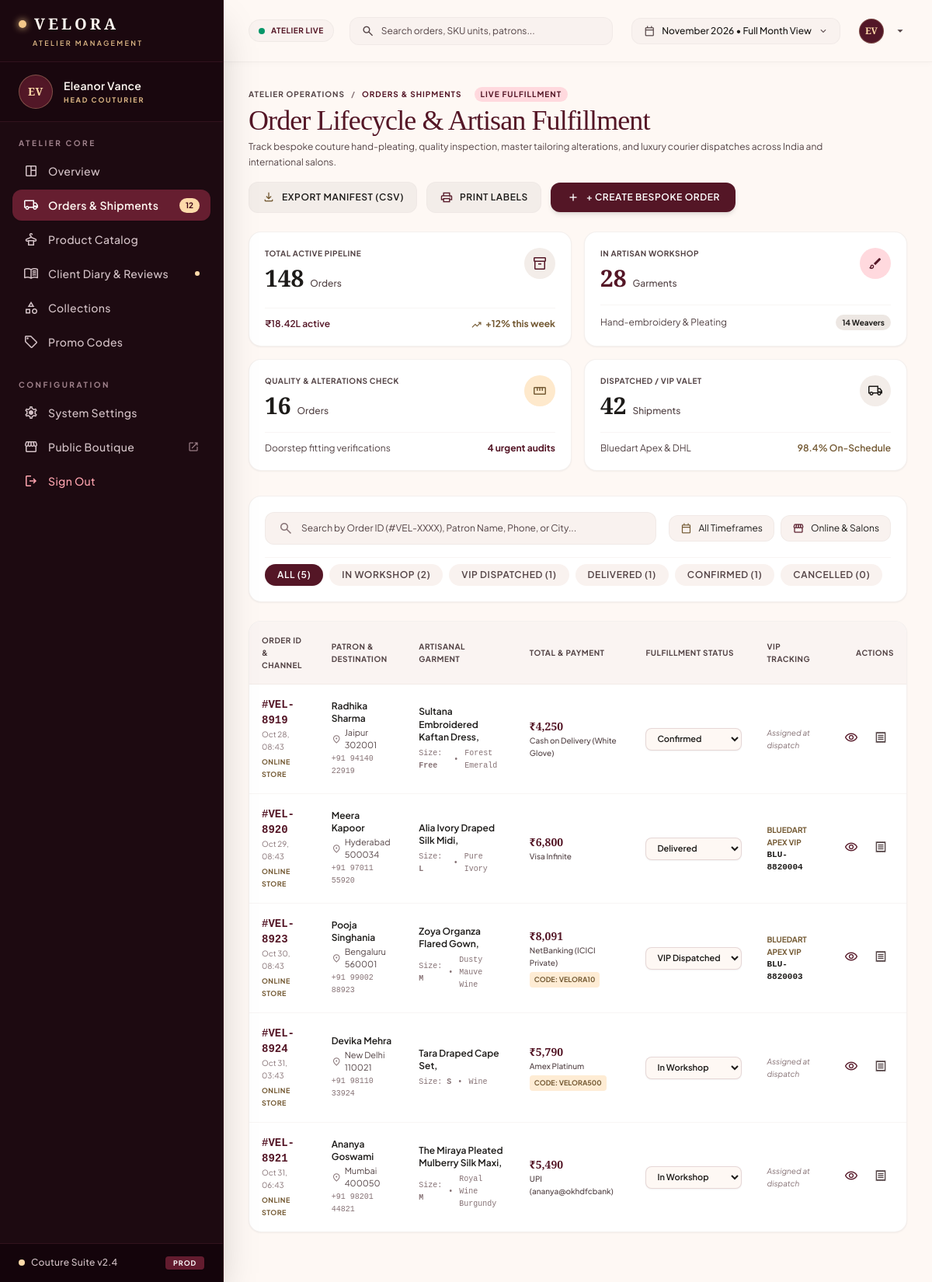
The app's page /admin/orders.php (signed in) with its own data.
### tables this page shows
CREATE TABLE `orders` (
  `id` INT UNSIGNED AUTO_INCREMENT PRIMARY KEY,
  `order_number` VARCHAR(50) NOT NULL UNIQUE,
  `customer_name` VARCHAR(150) NOT NULL,
  `customer_email` VARCHAR(150) NOT NULL,
  `customer_phone` VARCHAR(30) NOT NULL,
  `shipping_address` TEXT NOT NULL,
  `city` VARCHAR(100) NOT NULL,
  `pincode` VARCHAR(10) NOT NULL,
  `payment_method` VARCHAR(50) NOT NULL DEFAULT 'COD',
  `subtotal` DECIMAL(10,2) NOT NULL,
  `discount_amount` DECIMAL(10,2) DEFAULT 0.00,
  `shipping_fee` DECIMAL(10,2) DEFAULT 0.00,
  `total_amount` DECIMAL(10,2) NOT NULL,
  `coupon_code` VARCHAR(50) NULL,
  `order_status` ENUM('confirmed', 'processing', 'in_transit', 'delivered', 'cancelled') DEFAULT 'confirmed',
  `created_at` TIMESTAMP DEFAULT CURRENT_TIMESTAMP
);

### admin/orders.php (the view, shortened to what the rows shown need)
<?php
require_once __DIR__ . '/includes/admin_header.php';
$pdo = getDbConnection();
$sql = "
    SELECT o.*,
           (SELECT GROUP_CONCAT(product_title, ' || ') FROM order_items WHERE order_id = o.id) as items_summary,
           (SELECT size_code FROM order_items WHERE order_id = o.id LIMIT 1) as sample_size,
           (SELECT color_name FROM order_items WHERE order_id = o.id LIMIT 1) as sample_color,
           (SELECT quantity FROM order_items WHERE order_id = o.id LIMIT 1) as sample_qty
    FROM orders o
    WHERE 1=1
";
$params = [];
$sql .= " ORDER BY o.id DESC";
$stmt = $pdo->prepare($sql);
$stmt->execute($params);
$orders = $stmt->fetchAll();
?>
<div class="flex flex-col gap-6 mb-8">
  <div class="flex flex-wrap items-center justify-between gap-4">
    <div class="flex flex-col gap-1">
      <h1 class="font-serif text-3xl md:text-4xl text-primary font-medium tracking-tight">Order Lifecycle &amp; Artisan Fulfillment</h1>
    </div>
  </div>
</div>
<section class="bg-surface-container-lowest rounded-2xl shadow-sm border border-surface-container-high/60 overflow-hidden">
  <div class="overflow-x-auto">
    <table class="w-full text-left text-xs">
      <thead>
        <tr class="bg-surface-container-low/80 text-on-surface-variant text-[10px] uppercase tracking-wider border-b border-surface-container-high/60">
          <th class="py-4 px-4 font-bold">Order ID &amp; Channel</th>
          <th class="py-4 px-4 font-bold">Patron &amp; Destination</th>
          <th class="py-4 px-4 font-bold">Artisanal Garment</th>
          <th class="py-4 px-4 font-bold">Total &amp; Payment</th>
          <th class="py-4 px-4 font-bold">Fulfillment Status</th>
          <th class="py-4 px-4 font-bold">VIP Tracking</th>
          <th class="py-4 px-4 font-bold text-right">Actions</th>
        </tr>
      </thead>
      <tbody class="divide-y divide-surface-container-high/40">
        <?php foreach ($orders as $o):
        ?>
        <tr class="hover:bg-surface-container-low/40 transition-colors">
          <td class="py-4 px-4">
            <span class="font-mono text-sm font-bold text-primary block">#<?= htmlspecialchars($o['order_number']) ?></span>
            <span class="text-[10px] text-outline block"><?= date('M d, H:i', strtotime($o['created_at'])) ?></span>
            <span class="inline-block text-[9px] uppercase tracking-wider text-secondary font-bold mt-1">Online Store</span>
          </td>
          <td class="py-4 px-4">
            <div class="flex flex-col">
              <span class="text-xs font-semibold text-on-surface"><?= htmlspecialchars($o['customer_name']) ?></span>
              <span class="text-[11px] text-on-surface-variant flex items-center gap-1 mt-0.5">
                <span class="material-symbols-outlined text-[13px] text-outline">location_on</span>
                <?= htmlspecialchars($o['city']) ?> <?= htmlspecialchars($o['pincode']) ?>
              </span>
              <span class="text-[10px] text-outline font-mono mt-0.5"><?= htmlspecialchars($o['customer_phone']) ?></span>
            </div>
          </td>
          <td class="py-4 px-4">
            <span class="font-semibold text-on-surface block max-w-xs leading-snug">
              <?= htmlspecialchars(str_replace(' || ', ', ', $o['items_summary'] ?? 'Bespoke Couture Piece')) ?>
            </span>
            <div class="flex items-center gap-2 mt-1 text-[10px] text-outline font-mono">
              <?php if (!empty($o['sample_size'])): ?>
              <span>Size: <strong><?= htmlspecialchars($o['sample_size']) ?></strong></span>
              <span>•</span>
              <?php endif; ?>
              <?php if (!empty($o['sample_color'])): ?>
              <span><?= htmlspecialchars($o['sample_color']) ?></span>
              <?php endif; ?>
            </div>
          </td>
          <td class="py-4 px-4">
            <span class="font-serif text-sm font-bold text-primary block">₹<?= number_format((float)$o['total_amount']) ?></span>
            <span class="text-[10px] text-on-surface-variant font-medium"><?= htmlspecialchars($o['payment_method']) ?></span>
            <?php if (!empty($o['coupon_code'])): ?>
            <span class="inline-block text-[9px] uppercase font-bold text-secondary bg-secondary-container/50 px-1.5 py-0.5 rounded mt-1">
              Code: <?= htmlspecialchars($o['coupon_code']) ?>
            </span>
            <?php endif; ?>
          </td>
          <td class="py-4 px-4">
            <form action="orders.php" method="POST" class="flex items-center gap-1.5">
              <select name="status" onchange="this.form.submit()" class="text-[11px] font-semibold rounded-lg px-2.5 py-1.5 border border-outline-variant/60 bg-surface text-on-surface focus:outline-none focus:border-primary cursor-pointer shadow-sm">
                <option value="confirmed" <?= $o['order_status'] === 'confirmed' ? 'selected' : '' ?>>Confirmed</option>
                <option value="processing" <?= $o['order_status'] === 'processing' ? 'selected' : '' ?>>In Workshop</option>
                <option value="in_transit" <?= $o['order_status'] === 'in_transit' ? 'selected' : '' ?>>VIP Dispatched</option>
                <option value="delivered" <?= $o['order_status'] === 'delivered' ? 'selected' : '' ?>>Delivered</option>
              </select>
            </form>
          </td>
          <td class="py-4 px-4">
            <?php if ($o['order_status'] === 'in_transit' || $o['order_status'] === 'delivered'): ?>
            <div class="flex flex-col">
              <span class="text-[10px] uppercase font-bold text-secondary">Bluedart Apex VIP</span>
              <span class="text-[11px] font-mono font-semibold text-on-surface">BLU-<?= 8820000 + $o['id'] ?></span>
            </div>
            <?php else: ?>
            <span class="text-[10px] text-outline italic">Assigned at dispatch</span>
            <?php endif; ?>
          </td>
          <td class="py-4 px-4 text-right">
            <div class="flex items-center justify-end gap-1">
              <button onclick='viewOrderDetails(<?= json_encode($o) ?>)' class="p-2 rounded-lg hover:bg-surface-container text-primary transition-colors cursor-pointer" title="View Full Atelier Manifest">
                <span class="material-symbols-outlined text-[18px]">visibility</span>
              </button>
              <button onclick="window.print()" class="p-2 rounded-lg hover:bg-surface-container text-on-surface-variant transition-colors cursor-pointer" title="Print Shipping Bill">
                <span class="material-symbols-outlined text-[18px]">receipt</span>
              </button>
            </div>
          </td>
        </tr>
        <?php endforeach; ?>
      </tbody>
    </table>
  </div>
</section>
<?php require_once __DIR__ . '/includes/admin_footer.php'; ?>

### admin/includes/admin_header.php (shortened to what the rows shown need)
<?php
require_once __DIR__ . '/admin_auth.php';
$adminUser = getLoggedInAdmin();
?>
<!DOCTYPE html>
<html lang="en">
<head>
  <script src="https://cdn.tailwindcss.com"></script>
</head>
<body class="bg-surface font-sans text-on-surface antialiased flex flex-col min-h-screen">
  <aside class="fixed left-0 top-0 h-screen w-72 bg-[#1d0a11] flex flex-col z-50 shadow-2xl border-r border-[#30121c] select-none text-left">
    <div class="px-6 py-4 border-b border-[#31121d] flex items-center gap-3.5 shrink-0 bg-[#16050c]/60">
      <div class="w-11 h-11 rounded-full bg-[#521727] border border-[#dfb987]/35 flex items-center justify-center shadow-inner shrink-0">
        <span class="font-serif text-sm font-semibold tracking-wider text-[#fedaaa]">
          <?= strtoupper(substr($adminUser['full_name'] ?? 'E', 0, 1)) . strtoupper(substr(strstr($adminUser['full_name'] ?? 'V', ' ') ?: 'V', 1, 1)) ?>
        </span>
      </div>
      <div class="flex flex-col overflow-hidden">
        <span class="text-sm font-semibold text-[#fff8f2] tracking-wide truncate">
          <?= htmlspecialchars($adminUser['full_name'] ?? 'Eleanor Vance') ?>
        </span>
        <span class="text-[9px] uppercase font-bold tracking-[0.2em] text-[#dfb987] truncate mt-0.5">
          <?= htmlspecialchars($adminUser['role'] ?? 'Head Couturier') ?>
        </span>
      </div>
    </div>
  </aside>
  <div class="pl-72">
    <header class="fixed top-0 left-72 right-0 h-20 bg-surface/90 backdrop-blur-xl z-40 shadow-[0_1px_8px_rgba(0,0,0,0.03)] border-b border-surface-container-high/60 px-8 flex items-center justify-between gap-6">
      <div class="flex items-center gap-4">
        <div class="relative group">
          <button class="flex items-center gap-3 pl-2 py-1 cursor-pointer">
            <div class="w-8 h-8 rounded-full bg-[#521727] text-[#fedaaa] flex items-center justify-center font-serif font-bold text-xs shadow-sm border border-[#dfb987]/30">
              <?= strtoupper(substr($adminUser['full_name'] ?? 'E', 0, 1)) . strtoupper(substr(strstr($adminUser['full_name'] ?? 'V', ' ') ?: 'V', 1, 1)) ?>
            </div>
            <span class="material-symbols-outlined text-[18px] text-on-surface-variant">arrow_drop_down</span>
          </button>
        </div>
      </div>
    </header>
    <main class="w-full pt-28 pb-16 bg-surface min-h-screen px-8">

### records on screen
orders: order_number "VEL-8919", created_at "Oct 28, 08:43", customer_name "Radhika Sharma", city "Jaipur", pincode "302001", customer_phone "+91 94140 22919", items_summary "Sultana Embroidered Kaftan Dress,", sample_size "Free", sample_color "Forest Emerald", total_amount "4,250", payment_method "Cash on Delivery (White Glove)", status "Confirmed", shows "Assigned at dispatch"
orders: order_number "VEL-8920", created_at "Oct 29, 08:43", customer_name "Meera Kapoor", city "Hyderabad", pincode "500034", customer_phone "+91 97011 55920", items_summary "Alia Ivory Draped Silk Midi,", sample_size "L", sample_color "Pure Ivory", total_amount "6,800", payment_method "Visa Infinite", status "Delivered", 8820000 + $o['id'] "8820004"
orders: order_number "VEL-8923", created_at "Oct 30, 08:43", customer_name "Pooja Singhania", city "Bengaluru", pincode "560001", customer_phone "+91 99002 88923", items_summary "Zoya Organza Flared Gown,", sample_size "M", sample_color "Dusty Mauve Wine", total_amount "8,091", payment_method "NetBanking (ICICI Private)", coupon_code "VELORA10", status "VIP Dispatched", 8820000 + $o['id'] "8820003"
orders: order_number "VEL-8924", created_at "Oct 31, 03:43", customer_name "Devika Mehra", city "New Delhi", pincode "110021", customer_phone "+91 98110 33924", items_summary "Tara Draped Cape Set,", sample_size "S", sample_color "Wine", total_amount "5,790", payment_method "Amex Platinum", coupon_code "VELORA500", status "In Workshop", shows "Assigned at dispatch"
orders: order_number "VEL-8921", created_at "Oct 31, 06:43", customer_name "Ananya Goswami", city "Mumbai", pincode "400050", customer_phone "+91 98201 44821", items_summary "The Miraya Pleated Mulberry Silk Maxi,", sample_size "M", sample_color "Royal Wine Burgundy", total_amount "5,490", payment_method "UPI (ananya@okhdfcbank)", status "In Workshop", shows "Assigned at dispatch"

### other values on screen
substr($adminUser['full_name'] ?? 'E', 0, 1) "E"
substr(strstr($adminUser['full_name'] ?? 'V', ' ') ?: 'V', 1, 1) "V"
$adminUser['full_name'] "Eleanor Vance"
$adminUser['role'] "HEAD COUTURIER"
max($pendingOrdersCount, 12) "12"
max($counts['all'], 148) "148"
max($counts['processing'], 28) "28"
max($counts['in_transit'] + $counts['delivered'], 42) "42"
$counts['all'] "5"
$counts['processing'] "2"
$counts['in_transit'] "1"
$counts['delivered'] "1"
$counts['confirmed'] "1"
$counts['cancelled'] "0"
